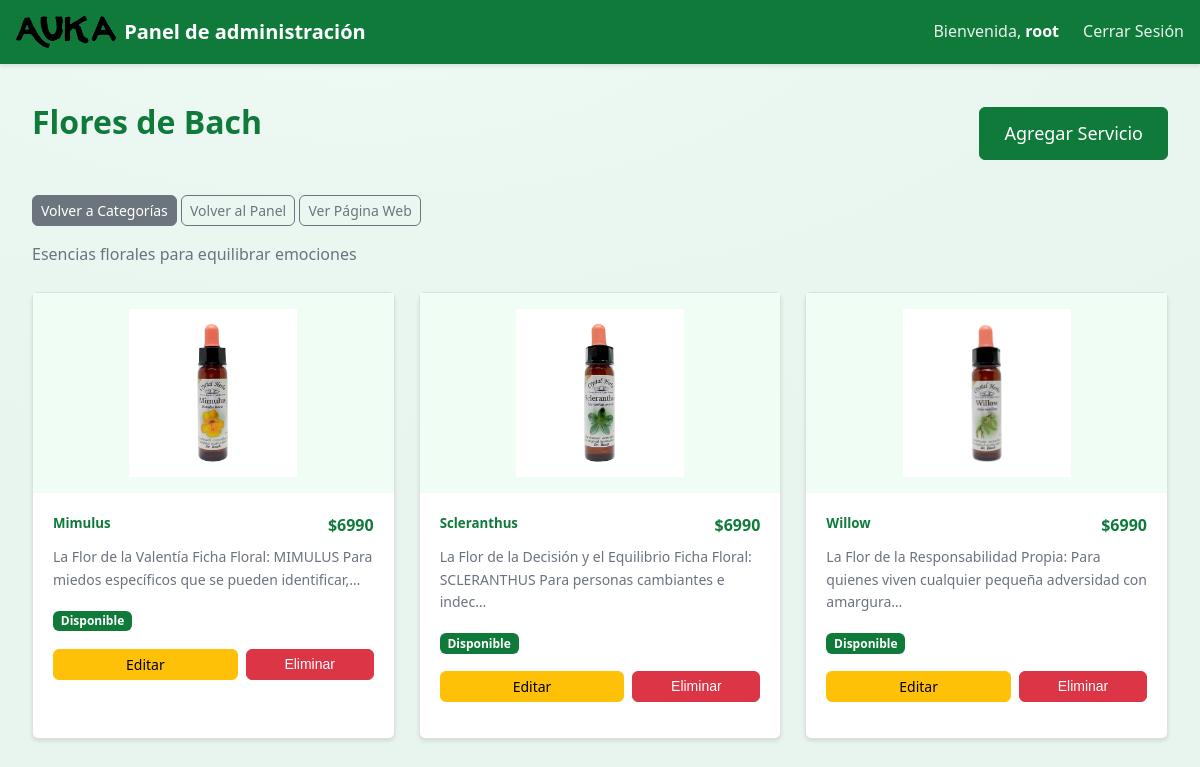
The page /panel/catalogo/flores-bach/ (signed in) on the database its author committed.
### panel/models.py (models this page shows, shortened)
class Producto(models.Model):
    TEMPORADAS = [
        ("verano", "Verano"),
        ("otoño", "Otoño"),
        ("invierno", "Invierno"),
        ("primavera", "Primavera"),
    ]
    usuario = models.ForeignKey(User, on_delete=models.CASCADE)
    nombre = models.CharField(max_length=100)
    precio = models.IntegerField()  # Cambiado de DecimalField a IntegerField
    descripcion = models.TextField()
    imagen = models.ImageField(upload_to='productos/')
    activo = models.BooleanField(default=True)
    temporadas = MultiSelectField(choices=TEMPORADAS, blank=True)

### panel/views.py (the view)
# urls.py: path('catalogo/<str:categoria_id>/', views.categoria_servicios, name='categoria_servicios'),  # ← ESTA VA AL FINAL
@login_required
def categoria_servicios(request, categoria_id):
    productos_base = Producto.objects.filter(usuario=request.user)
    categorias_map = {
        'flores-bach': {
            'id': 'flores-bach',
            'nombre': 'Flores de Bach',
            'descripcion': 'Esencias florales para equilibrar emociones',
            'productos': productos_base.filter(
                Q(nombre__icontains='bach') |
                Q(descripcion__icontains='flor') |
                Q(nombre__icontains='flor')
            ).order_by("nombre")
        },
        'masajes': {
            'id': 'masajes',
            'nombre': 'Masajes',
            'descripcion': 'Sesiones de masaje terapéutico',
            'productos': productos_base.filter(
                Q(nombre__icontains='masaje') |
                Q(descripcion__icontains='masaje')
            ).order_by("nombre")
        },
        'reiki': {
            'id': 'reiki',
            'nombre': 'Reiki',
            'descripcion': 'Sanación energética',
            'productos': productos_base.filter(
                Q(nombre__icontains='reiki') |
                Q(descripcion__icontains='reiki')
            ).order_by("nombre")
        },
        'fitoterapia': {
            'id': 'fitoterapia',
            'nombre': 'Fitoterapia y Cosmética',
            'descripcion': 'Productos herbales y cosméticos naturales',
            'productos': productos_base.exclude(
                Q(nombre__icontains='bach') |
                Q(nombre__icontains='masaje') |
                Q(nombre__icontains='reiki') |
                Q(descripcion__icontains='bach') |
                Q(descripcion__icontains='masaje') |
                Q(descripcion__icontains='reiki')
            ).order_by("nombre")
        }
    }
    if categoria_id not in categorias_map:
        return redirect('mi_panel')
    categoria = categorias_map[categoria_id]
    categoria['productos'] = list(categoria['productos'])
    return render(request, 'catalogo/categoria_servicios.html', {'categoria': categoria})

### panel/context_processors.py (called while the page is built)
def puntos_venta_context(request):
    try:
        puntos_venta = PuntoVenta.objects.filter(activo=True)
        try:
            puntos_venta = puntos_venta.filter(tipo='fijo')
        except (FieldError, AttributeError):
            pass
        puntos_venta = puntos_venta.order_by('nombre')
        return {
            'puntos_venta': puntos_venta
        }
    except Exception as e:
        return {
            'puntos_venta': []
        }

### panel/templates/catalogo/categoria_servicios.html (shortened to what this page needs)
{% extends 'base_panel.html' %}
{% load static %}
{% block content %}
<div class="container">
    <div class="d-flex justify-content-between align-items-center mb-4">
        <h1>{{ categoria.nombre }}</h1>
        <a href="{% url 'agregar_producto' %}?categoria={{ categoria.id }}" class="btn btn-primary btn-lg">
            Agregar Servicio
        </a>
    </div>
    <div class="mb-3">
        <a href="{% url 'mi_panel' %}" class="btn btn-secondary btn-sm">Volver a Categorías</a>
        <a href="{% url 'inicio_admin' %}" class="btn btn-outline-secondary btn-sm">Volver al Panel</a>
        <a href="/" class="btn btn-outline-secondary btn-sm" target="_blank">Ver Página Web</a>
    </div>
    <div class="mb-4">
        <p class="text-muted">{{ categoria.descripcion }}</p>
    </div>
    {% if categoria.productos %}
        <div class="row">
            {% for producto in categoria.productos %}
            <div class="col-md-4 mb-4">
                <div class="card h-100">
                    {% if producto.imagen %}
                    <div class="product-image-container">
                        <img src="{{ producto.imagen.url }}" alt="{{ producto.nombre }}">
                    </div>
                    {% endif %}
                    <div class="card-body">
                        <div class="d-flex justify-content-between align-items-start mb-2">
                            <h5 class="card-title mb-0">{{ producto.nombre }}</h5>
                            <span class="text-success fw-bold">${{ producto.precio }}</span>
                        </div>
                        <p class="card-text small mb-3">
                            {{ producto.descripcion|truncatechars:100 }}
                        </p>
                        <div class="mb-2">
                            <span class="badge {% if producto.activo %}bg-success{% else %}bg-danger{% endif %}">
                                {% if producto.activo %}Disponible{% else %}Fuera de temporada{% endif %}
                            </span>
                        </div>
                        <div class="d-flex gap-2 mt-3">
                            <a href="{% url 'editar_producto' producto.id %}?categoria={{ categoria.id }}" class="btn btn-warning btn-sm flex-fill">
                                Editar
                            </a>
                            <form method="post" action="{% url 'eliminar_producto' producto.id %}?categoria={{ categoria.id }}"
                                  onsubmit="return confirm('¿Seguro que quieres eliminar este servicio?');"
                                  class="form-inline">
                                <button type="submit" class="btn btn-danger btn-sm w-100">
                                    Eliminar
                                </button>
                            </form>
                        </div>
                    </div>
                </div>
            </div>
            {% endfor %}
        </div>
    {% endif %}
</div>
{% endblock %}

### panel/templates/base_panel.html (shortened to what this page needs)
{% load static %}
<!DOCTYPE html>
<html lang="es">
<head>
</head>
<body>
    <nav class="navbar">
        <div class="navbar-content">
            <a class="navbar-brand" href="{% url 'inicio_admin' %}">
                <img src="{% static 'img/logo.png' %}" alt="AUKA">
                Panel de administración
            </a>
            <div class="navbar-nav">
                <span class="navbar-text">
                    Bienvenida, <strong>{{ user.username }}</strong>
                </span>
                <a class="nav-link" href="{% url 'logout' %}">Cerrar Sesión</a>
            </div>
        </div>
    </nav>
    <main>
        <div class="container">
            {% block content %}
            {% endblock %}
        </div>
    </main>
</body>
</html>

### panel/templates/base_panel.html (style rules this page uses)
* { margin: 0; padding: 0; box-sizing: border-box; }
:root { --green: #0f7a3a; --green-dark: #0a5d2a; --green-light: #bbf7d0; --green-bg: #f0fdf4; --text: #1f2937; --text-muted: #6b7280; --border: rgba(15, 122, 58, 0.2); --shadow: 0 2px 4px rgba(0, 0, 0, 0.1); }
body { font-family: system-ui, -apple-system, BlinkMacSystemFont, "Segoe UI", Roboto, sans-serif; background: radial-gradient(1200px 500px at 30% 0%, #eefaf3 0%, #eaf7f0 45%, #e7f5ee 100%); color: var(--text); line-height: 1.6; min-height: 100vh; }
.container { max-width: 1200px; margin: 0 auto; padding: 0 1rem; }
.navbar { background-color: var(--green); padding: 1rem 0; box-shadow: 0 2px 4px rgba(0, 0, 0, 0.1); }
.navbar-content { max-width: 1200px; margin: 0 auto; padding: 0 1rem; display: flex; justify-content: space-between; align-items: center; }
.navbar-brand { color: white; font-weight: 600; font-size: 1.25rem; text-decoration: none; display: flex; align-items: center; gap: 0.5rem; }
.navbar-brand img { height: 32px; }
.navbar-nav { display: flex; align-items: center; gap: 1.5rem; }
.navbar-text { color: rgba(255, 255, 255, 0.9); font-weight: 500; }
.navbar-text strong { color: white; }
.nav-link { color: rgba(255, 255, 255, 0.9); text-decoration: none; font-weight: 500; transition: color 0.2s ease; }
main { padding: 2rem 0; min-height: calc(100vh - 80px); }
.row { display: flex; flex-wrap: wrap; margin: 0 -0.75rem; }
.col-md-3, .col-md-4, .col-md-6, .col-md-8, .col-12 { padding: 0 0.75rem; flex: 0 0 auto; }
.col-md-4 { width: 33.333333%; }
.product-image-container { height: 200px; background: var(--green-bg); display: flex; align-items: center; justify-content: center; padding: 1rem; position: relative; }
.product-image-container img { max-width: 100%; max-height: 100%; object-fit: contain; }
.form-inline { display: inline-block; margin: 0; flex: 1; }
h1 { color: var(--green); font-weight: 600; font-size: 2rem; margin-bottom: 1.5rem; }
h3, h4, h5, h6 { color: var(--text); font-weight: 600; margin-bottom: 0.5rem; }
.btn { display: inline-block; padding: 0.5rem 1rem; border: 1px solid transparent; border-radius: 0.375rem; font-weight: 500; text-decoration: none; text-align: center; cursor: pointer; transition: all 0.2s ease; font-size: 1rem; line-height: 1.5; }
.btn-primary { background-color: var(--green); border-color: var(--green); color: white; }
.btn-secondary { background-color: #6c757d; border-color: #6c757d; color: white; }
.btn-outline-secondary { background-color: transparent; border-color: #6c757d; color: #6c757d; }
.btn-warning { background-color: #ffc107; border-color: #ffc107; color: #000; }
.btn-danger { background-color: #dc3545; border-color: #dc3545; color: white; }
.btn-sm { padding: 0.25rem 0.5rem; font-size: 0.875rem; }
.btn-lg { padding: 0.75rem 1.5rem; font-size: 1.125rem; }
.card { background: white; border: 1px solid rgba(0, 0, 0, 0.125); border-radius: 0.375rem; box-shadow: var(--shadow); margin-bottom: 1rem; }
.card-body { padding: 1.25rem; }
.card-title { color: var(--green); font-weight: 600; margin-bottom: 0.5rem; }
.card-text { color: var(--text-muted); margin-bottom: 1rem; }
.d-flex { display: flex; }
.justify-content-between { justify-content: space-between; }
.align-items-center { align-items: center; }
.align-items-start { align-items: flex-start; }
.flex-fill { flex: 1 1 auto; }
.mb-0 { margin-bottom: 0; }
.mb-2 { margin-bottom: 0.5rem; }
.mb-3 { margin-bottom: 1rem; }
.mb-4 { margin-bottom: 1.5rem; }
.mt-3 { margin-top: 1rem; }
.text-success { color: var(--green); }
.text-muted { color: var(--text-muted); }
.fw-bold { font-weight: 700; }
.small { font-size: 0.875rem; }
.badge { display: inline-block; padding: 0.35em 0.65em; font-size: 0.75em; font-weight: 700; line-height: 1; text-align: center; white-space: nowrap; vertical-align: baseline; border-radius: 0.375rem; }
.bg-success { background-color: var(--green); color: white; }
.h-100 { height: 100%; }
.w-100 { width: 100%; }
.gap-2 { gap: 0.5rem; }
a { color: var(--green); text-decoration: none; }
img { max-width: 100%; height: auto; }

### rows shown on the page
Producto: imagen (picture), nombre "Mimulus", precio "6990", descripcion "La Flor de la Valentía Ficha Floral: MIMULUS Para miedos específicos que se pueden identificar,…", activo "Disponible"
Producto: imagen (picture), nombre "Scleranthus", precio "6990", descripcion "La Flor de la Decisión y el Equilibrio Ficha Floral: SCLERANTHUS Para personas cambiantes e indec…", activo "Disponible"
Producto: imagen (picture), nombre "Willow", precio "6990", descripcion "La Flor de la Responsabilidad Propia: Para quienes viven cualquier pequeña adversidad con amargura…", activo "Disponible"

### other values the page prints
{{ user.username }} "root"
{{ categoria.nombre }} "Flores de Bach"
{{ categoria.descripcion }} "Esencias florales para equilibrar emociones"
